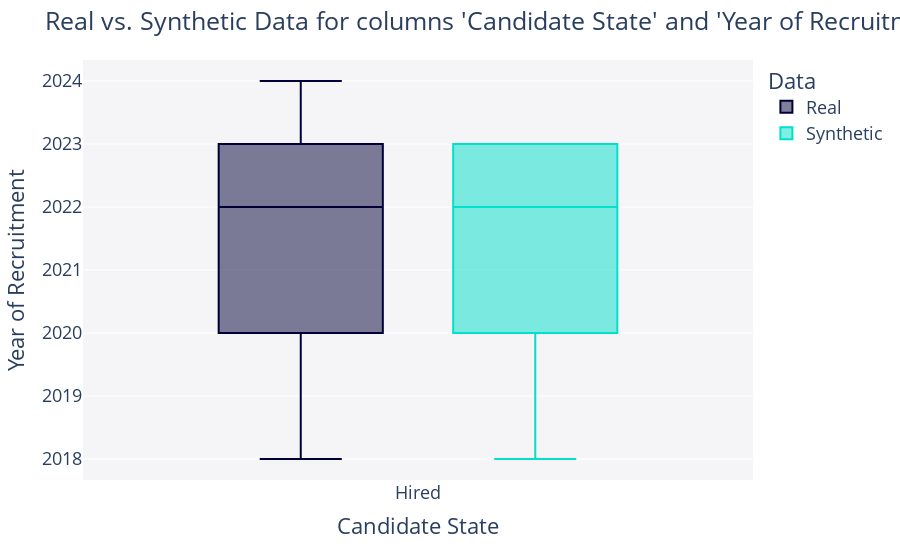

This figure's notebook cell:
### Code cell
from sdv.evaluation.single_table import get_column_pair_plot

fig = get_column_pair_plot(
    real_data=data,
    synthetic_data=synthetic_data,
    metadata=metadata,
    #column_names=['Year of insertion', 'Year of Recruitment'],
    column_names=['Candidate State', 'Year of Recruitment'],
    plot_type='box'
    )
    
fig.show()

### Figure 1 — Plotly figure (JSON) as saved in the notebook; plotly's stock layout.template omitted (floating-point values rounded to 4 significant figures; data arrays with more than 128 entries replaced by an {"elided": "..."} marker saying what was removed)
{"data": [{"alignmentgroup": "True", "hovertemplate": "Data=Real<br>Candidate State=%{x}<br>Year of Recruitment=%{y}<extra></extra>", "legendgroup": "Real", "marker": {"color": "#000036"}, "name": "Real", "notched": false, "offsetgroup": "Real", "orientation": "v", "showlegend": true, "type": "box", "x": {"elided": "12263 str values"}, "x0": " ", "xaxis": "x", "y": {"elided": "12263 float values"}, "y0": " ", "yaxis": "y"}, {"alignmentgroup": "True", "hovertemplate": "Data=Synthetic<br>Candidate State=%{x}<br>Year of Recruitment=%{y}<extra></extra>", "legendgroup": "Synthetic", "marker": {"color": "#01E0C9"}, "name": "Synthetic", "notched": false, "offsetgroup": "Synthetic", "orientation": "v", "showlegend": true, "type": "box", "x": {"elided": "10000 str values"}, "x0": " ", "xaxis": "x", "y": {"elided": "10000 float values"}, "y0": " ", "yaxis": "y"}], "layout": {"boxmode": "group", "font": {"size": 18}, "legend": {"title": {"text": "Data"}, "tracegroupgap": 0}, "margin": {"t": 60}, "plot_bgcolor": "#F5F5F8", "title": {"text": "Real vs. Synthetic Data for columns 'Candidate State' and 'Year of Recruitment'"}, "xaxis": {"anchor": "y", "domain": [0, 1], "title": {"text": "Candidate State"}}, "yaxis": {"anchor": "x", "domain": [0, 1], "title": {"text": "Year of Recruitment"}}}}
